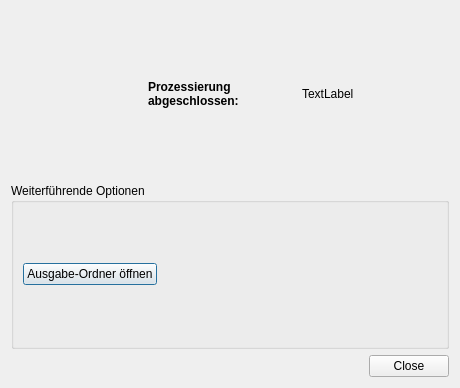
<?xml version="1.0" encoding="UTF-8"?>
<ui version="4.0">
 <class>processingStatusDialog</class>
 <widget class="QDialog" name="processingStatusDialog">
  <property name="geometry">
   <rect>
    <x>0</x>
    <y>0</y>
    <width>460</width>
    <height>388</height>
   </rect>
  </property>
  <property name="windowTitle">
   <string>Prozessierung abgeschlossen</string>
  </property>
  <layout class="QGridLayout" name="gridLayout">
   <item row="0" column="0">
    <layout class="QHBoxLayout" name="horizontalLayout">
     <item>
      <widget class="QLabel" name="label">
       <property name="maximumSize">
        <size>
         <width>131</width>
         <height>131</height>
        </size>
       </property>
       <property name="text">
        <string/>
       </property>
       <property name="pixmap">
        <pixmap resource="resources/resources.qrc">:/main-window/transformation_button_icon.png</pixmap>
       </property>
       <property name="scaledContents">
        <bool>true</bool>
       </property>
      </widget>
     </item>
     <item>
      <widget class="QLabel" name="header_processing_status">
       <property name="font">
        <font>
         <weight>75</weight>
         <bold>true</bold>
        </font>
       </property>
       <property name="text">
        <string>Prozessierung abgeschlossen:</string>
       </property>
       <property name="scaledContents">
        <bool>true</bool>
       </property>
       <property name="wordWrap">
        <bool>true</bool>
       </property>
      </widget>
     </item>
     <item>
      <widget class="QLabel" name="label_processing_status">
       <property name="text">
        <string>TextLabel</string>
       </property>
      </widget>
     </item>
    </layout>
   </item>
   <item row="1" column="0">
    <widget class="QGroupBox" name="groupBox_further_options">
     <property name="title">
      <string>Weiterführende Optionen</string>
     </property>
     <layout class="QGridLayout" name="gridLayout_2">
      <item row="0" column="0">
       <widget class="QPushButton" name="pushButton_open_processing_output">
        <property name="text">
         <string>Ausgabe-Ordner öffnen</string>
        </property>
       </widget>
      </item>
      <item row="0" column="1">
       <spacer name="horizontalSpacer">
        <property name="orientation">
         <enum>Qt::Horizontal</enum>
        </property>
        <property name="sizeHint" stdset="0">
         <size>
          <width>214</width>
          <height>20</height>
         </size>
        </property>
       </spacer>
      </item>
     </layout>
    </widget>
   </item>
   <item row="2" column="0">
    <widget class="QDialogButtonBox" name="buttonBox_close_status_dialog">
     <property name="orientation">
      <enum>Qt::Horizontal</enum>
     </property>
     <property name="standardButtons">
      <set>QDialogButtonBox::Close</set>
     </property>
    </widget>
   </item>
  </layout>
 </widget>
 <resources>
  <include location="resources/resources.qrc"/>
 </resources>
 <connections>
  <connection>
   <sender>buttonBox_close_status_dialog</sender>
   <signal>accepted()</signal>
   <receiver>processingStatusDialog</receiver>
   <slot>accept()</slot>
   <hints>
    <hint type="sourcelabel">
     <x>248</x>
     <y>254</y>
    </hint>
    <hint type="destinationlabel">
     <x>157</x>
     <y>274</y>
    </hint>
   </hints>
  </connection>
  <connection>
   <sender>buttonBox_close_status_dialog</sender>
   <signal>rejected()</signal>
   <receiver>processingStatusDialog</receiver>
   <slot>reject()</slot>
   <hints>
    <hint type="sourcelabel">
     <x>316</x>
     <y>260</y>
    </hint>
    <hint type="destinationlabel">
     <x>286</x>
     <y>274</y>
    </hint>
   </hints>
  </connection>
 </connections>
</ui>
